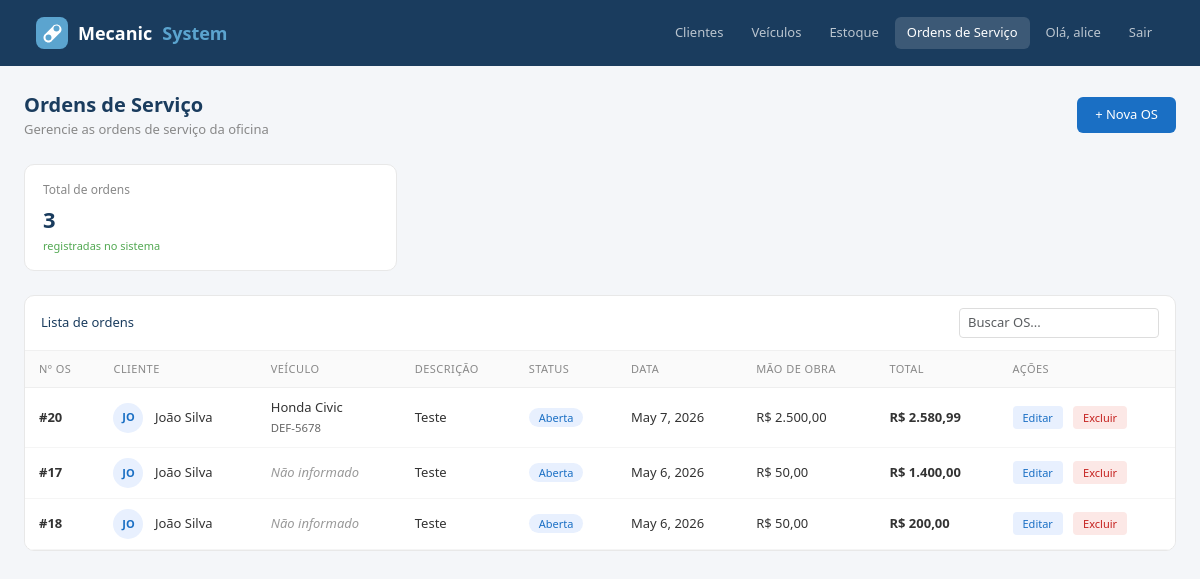
/ordens/ (signed in), run on an earlier commit of the app's database.
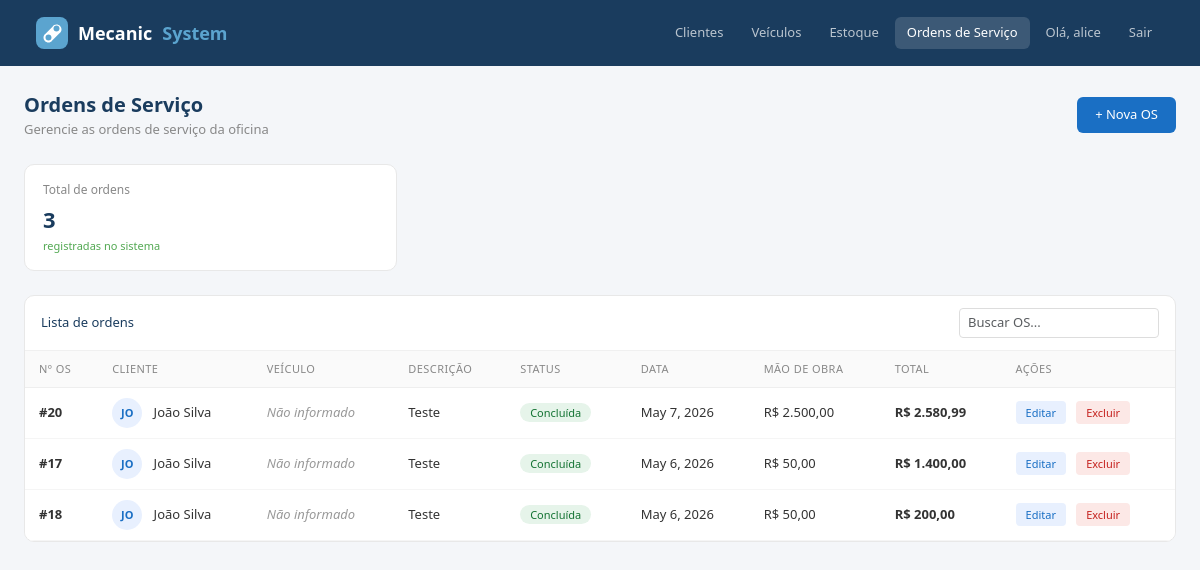
And on a later commit of the database.
### ordens/models.py (models this page shows, shortened)
class OrdemServico(models.Model):
    STATUS_CHOICES = [
        ('aberta', 'Aberta'),
        ('em_andamento', 'Em andamento'),
        ('aguardando_peca', 'Aguardando peça'),
        ('concluida', 'Concluída'),
    ]
    cliente = models.ForeignKey(Cliente, on_delete=models.CASCADE)
    veiculo = models.ForeignKey(Veiculo, on_delete=models.SET_NULL, null=True, blank=True)
    data = models.DateField(auto_now_add=True)
    data_conclusao = models.DateField(null=True, blank=True)
    descricao = models.TextField()
    status = models.CharField(max_length=20, choices=STATUS_CHOICES, default='aberta')
    mao_de_obra = models.DecimalField(max_digits=10, decimal_places=2, default=0)
    valor_total = models.DecimalField(max_digits=10, decimal_places=2, default=0)

### clientes/models.py (models this page shows, shortened)
class Veiculo(models.Model):
    cliente = models.ForeignKey(Cliente, on_delete=models.CASCADE, related_name='veiculos')
    placa = models.CharField(max_length=10)
    modelo = models.CharField(max_length=100)
    marca = models.CharField(max_length=100)
    ano = models.IntegerField()
    cor = models.CharField(max_length=50, blank=True)
    quilometragem = models.IntegerField(default=0)

class Cliente(models.Model):
    nome = models.CharField(max_length=100)
    telefone = models.CharField(max_length=20, blank=True)
    email = models.EmailField(blank=True)

### ordens/views.py (the view)
# urls.py: path('', views.listar_ordens, name='listar_ordens'),
def listar_ordens(request):
    ordens = OrdemServico.objects.order_by('-valor_total')
    return render(request, 'ordens/listar.html', {'ordens': ordens})

### core/templatetags/core_filters.py (called while the page is built)
@register.filter
def br_format(value):
    if value is None or value == '':
        return "0,00"
    try:
        if isinstance(value, str):
            value = float(value.replace(',', '.'))
        locale.setlocale(locale.LC_ALL, 'pt_BR.UTF-8')
        return locale.currency(value, grouping=True, symbol=False).strip()
    except (ValueError, locale.Error):
        try:
            num = float(value)
            return f"{num:,.2f}".replace(',', 'X').replace('.', ',').replace('X', '.')
        except:
            return str(value)

### ordens/templates/ordens/listar.html (shortened to what this page needs)
{% extends "base.html" %}
{% load core_filters %}
{% block nav_ordens %}active{% endblock %}
{% block conteudo %}
<div class="d-flex justify-content-between align-items-center mb-4">
  <div>
    <div class="page-title">Ordens de Serviço</div>
    <div class="page-sub">Gerencie as ordens de serviço da oficina</div>
  </div>
  <a href="/ordens/adicionar/" class="btn-novo">+ Nova OS</a>
</div>
<div class="row g-3 mb-4">
  <div class="col-md-4">
    <div class="stat-card">
      <div class="label">Total de ordens</div>
      <div class="value">{{ ordens|length }}</div>
      <div class="sub">registradas no sistema</div>
    </div>
  </div>
</div>
<div class="card-table">
  <div class="card-top">
    <span style="font-size:13px;font-weight:500;color:#1a3c5e">Lista de ordens</span>
    <input type="text" placeholder="Buscar OS..." class="form-control form-control-sm" style="width:200px" id="busca" onkeyup="filtrar()">
  </div>
  <table class="table mb-0" id="tabela">
    <thead>
      <tr>
        <th>Nº OS</th>
        <th>Cliente</th>
        <th>Veículo</th>
        <th>Descrição</th>
        <th>Status</th>
        <th>Data</th>
        <th>Mão de obra</th>
        <th>Total</th>
        <th>Ações</th>
      </tr>
    </thead>
    <tbody>
      {% for ordem in ordens %}
      <tr>
        <td><strong>#{{ ordem.id }}</strong></td>
        <td>
          <span class="avatar-circle">{{ ordem.cliente.nome|slice:":2"|upper }}</span>
          {{ ordem.cliente.nome }}
        </td>
        <td>
          {% if ordem.veiculo %}
            {{ ordem.veiculo.marca }} {{ ordem.veiculo.modelo }}<br>
            <small style="color:#666">{{ ordem.veiculo.placa }}</small>
          {% else %}
            <span style="color:#999;font-style:italic">Não informado</span>
          {% endif %}
        </td>
        <td>{{ ordem.descricao|truncatechars:40 }}</td>
        <td>
          {% if ordem.status == 'concluida' %}
            <span style="background:#e6f4ea;color:#137333;padding:2px 10px;border-radius:99px;font-size:11px;font-weight:500">Concluída</span>
          {% elif ordem.status == 'em_andamento' %}
            <span style="background:#fef7e0;color:#b06000;padding:2px 10px;border-radius:99px;font-size:11px;font-weight:500">Em andamento</span>
          {% elif ordem.status == 'aguardando_peca' %}
            <span style="background:#fce8e6;color:#c5221f;padding:2px 10px;border-radius:99px;font-size:11px;font-weight:500">Aguardando peça</span>
          {% else %}
            <span style="background:#e8f0fe;color:#1a6fc4;padding:2px 10px;border-radius:99px;font-size:11px;font-weight:500">Aberta</span>
          {% endif %}
        </td>
        <td>{{ ordem.data }}</td>
        <td>R$ {{ ordem.mao_de_obra|br_format }}</td>
        <td><strong>R$ {{ ordem.valor_total|br_format }}</strong></td>
        <td>
          <a href="/ordens/editar/{{ ordem.id }}/" class="btn-edit">Editar</a>
          <a href="/ordens/excluir/{{ ordem.id }}/" class="btn-del" style="text-decoration:none;padding:4px 10px;font-size:11px">Excluir</a>
        </td>
      </tr>
      {% endfor %}
    </tbody>
  </table>
</div>
{% endblock %}

What changed in the data, as far as the page shows it:
changed OrdemServico "May 7, 2026": veiculo.marca "Honda" → (not shown); veiculo.modelo "Civic" → (not shown); veiculo.placa "DEF-5678" → (not shown); now shows "Não informado"; status "Aberta" → "Concluída"
changed OrdemServico id 17: status "Aberta" → "Concluída"
changed OrdemServico id 18: status "Aberta" → "Concluída"
